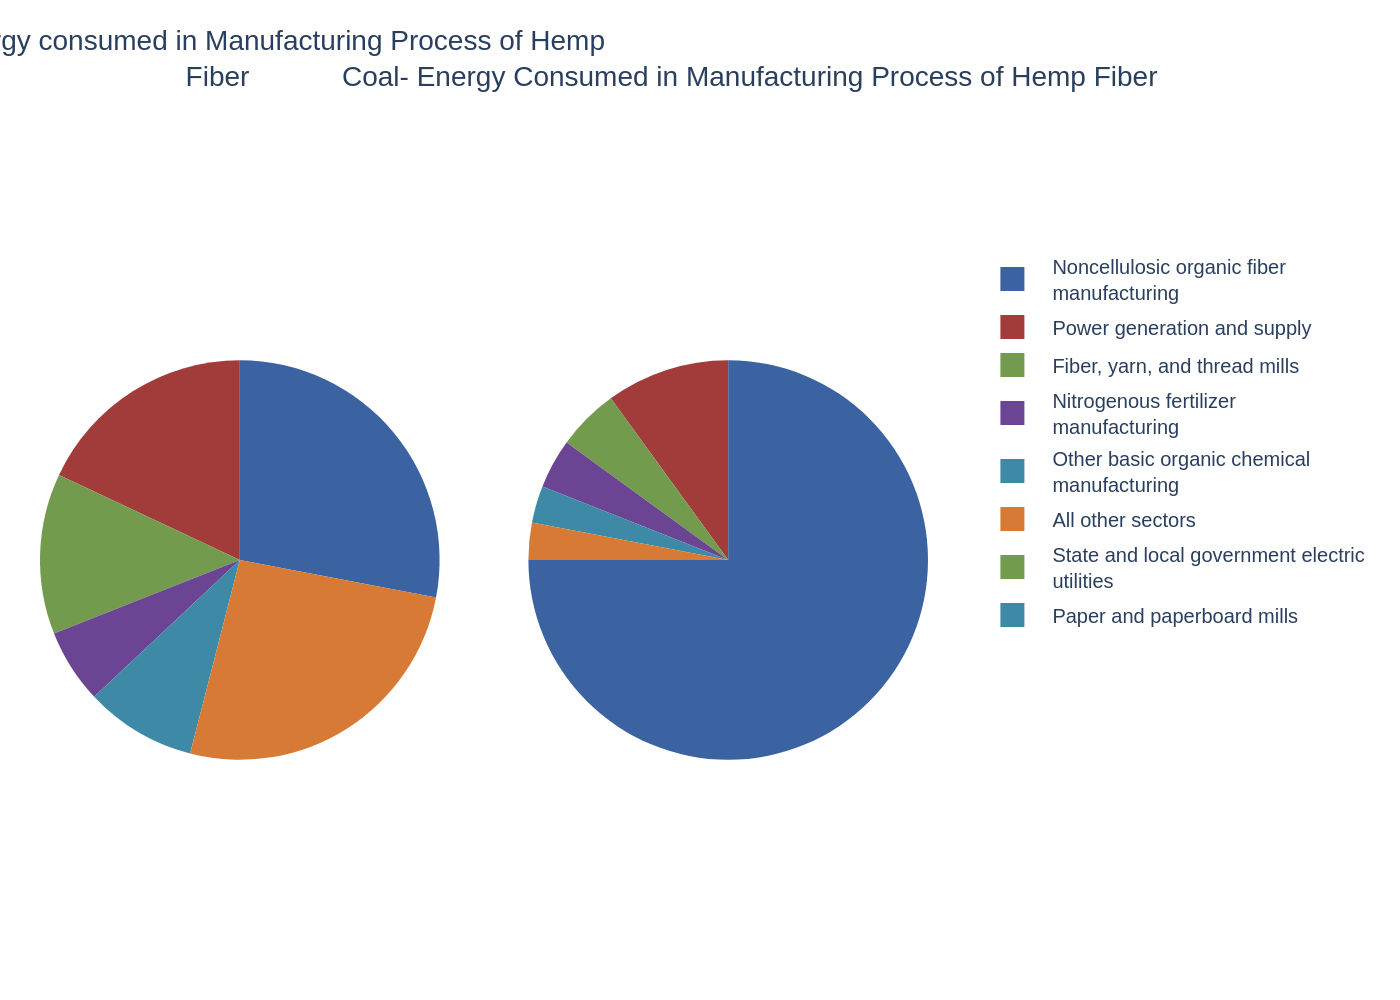

This chart was generated by the following Python code:
import sys
import json
import plotly.graph_objects as go
from plotly.subplots import make_subplots

# Check if the JSON file path is provided as a command-line argument
if len(sys.argv) != 2:
    print("Usage: python generate_chart.py <json_file_path>")
    sys.exit(1)

json_path = sys.argv[1]

# Read the JSON file
try:
    with open(json_path, 'r', encoding='utf-8') as f:
        chart_data = json.load(f)
except FileNotFoundError:
    print(f"Error: JSON file not found at {json_path}")
    sys.exit(1)
except json.JSONDecodeError:
    print(f"Error: Could not decode JSON from {json_path}")
    sys.exit(1)

# Extract data and texts from the JSON object
data = chart_data.get('chart_data', [])
texts = chart_data.get('texts', {})
colors = chart_data.get('colors', [])

# Create a figure with subplots for the two pie charts
fig = make_subplots(
    rows=1, cols=2,
    specs=[[{'type': 'domain'}, {'type': 'domain'}]],
    subplot_titles=[d.get('title') for d in data]
)

# Add the first pie chart
if len(data) > 0:
    fig.add_trace(go.Pie(
        labels=data[0]['labels'],
        values=data[0]['values'],
        name=data[0]['title'],
        marker_colors=colors,
        textinfo='none',
        hoverinfo='label+percent',
        sort=False
    ), 1, 1)

# Add the second pie chart
if len(data) > 1:
    fig.add_trace(go.Pie(
        labels=data[1]['labels'],
        values=data[1]['values'],
        name=data[1]['title'],
        marker_colors=colors,
        textinfo='none',
        hoverinfo='label+percent',
        sort=False
    ), 1, 2)

# Update layout for a professional look, ensuring no elements are clipped
fig.update_layout(
    font_family="Arial",
    margin=dict(l=20, r=20, t=80, b=20),
    legend=dict(
        orientation="v",
        yanchor="top",
        y=0.9,
        xanchor="left",
        x=1.05,
        font=dict(size=10)
    ),
    annotations=[
        dict(
            font=dict(size=14),
            showarrow=False,
            x=0.20,
            y=1.08,
            xref="paper",
            yref="paper"
        ),
        dict(
            font=dict(size=14),
            showarrow=False,
            x=0.80,
            y=1.08,
            xref="paper",
            yref="paper"
        )
    ]
)

# Generate the output filename from the input JSON path
base_filename = json_path.rsplit('.', 1)[0]
output_image_path = f"{base_filename}.png"

# Save the figure to a PNG file and print a confirmation
fig.write_image(output_image_path, scale=2)
print(f"Chart saved to {output_image_path}")
